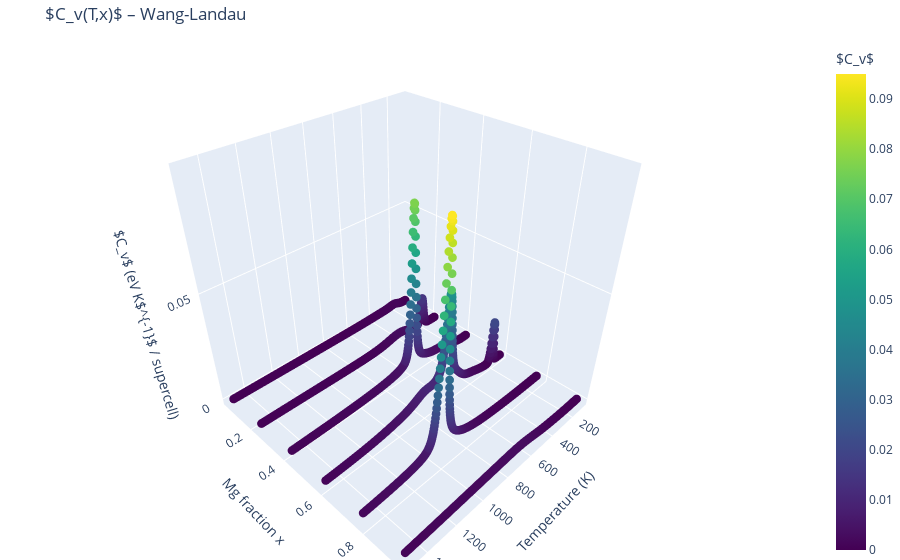

Notebook cell for this chart:
### Code cell
import tc.wang_landau
fig = tc.wang_landau.plot_cv_surface(ratios, temperatures, Cv_mat, mode="scatter", engine="plotly")
fig.show()

### Figure 1 — Plotly figure (JSON) as saved in the notebook; plotly's stock layout.template omitted (floating-point values rounded to 4 significant figures; data arrays with more than 128 entries replaced by an {"elided": "..."} marker saying what was removed)
{"data": [{"marker": {"color": {"elided": "3000 float values"}, "colorbar": {"title": {"text": "$C_v$"}}, "colorscale": {"elided": "256x2 mixed values"}, "size": 3}, "mode": "markers", "type": "scatter3d", "x": {"elided": "3000 float values"}, "y": {"elided": "3000 float values"}, "z": {"elided": "3000 float values"}}], "layout": {"margin": {"b": 0, "l": 0, "r": 0, "t": 40}, "scene": {"xaxis": {"title": {"text": "Temperature (K)"}}, "yaxis": {"title": {"text": "Mg fraction x"}}, "zaxis": {"title": {"text": "$C_v$ (eV K$^{-1}$ / supercell)"}}}, "title": {"text": "$C_v(T,x)$ – Wang-Landau"}}}
